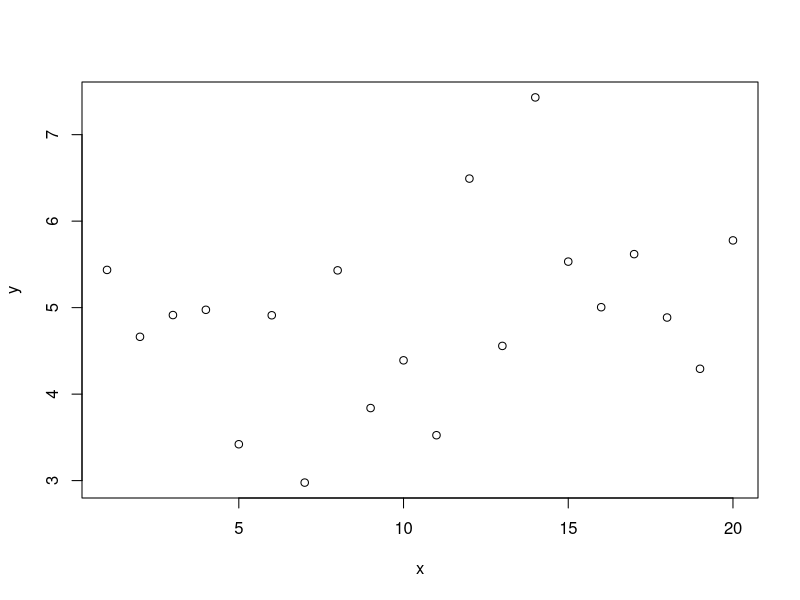

Generate this figure with R: (Note: this script raises an error after producing the figure.)
#Create data
x <- 1:20
y <- 5+rnorm(20)
df <- data.frame(x,y)

#Create plot
plot(x, y)

#Create data for spline. Default n = 3*length(x) .
fit <- loess(y ~ x, df)
pred <- predict(fit, df)

#Combine p
results <- cbind(df, pred)

#ggplot2 base plot
ggplot(data=results, mapping=aes(x=x, y=y)) +
  #observed dots
  geom_point(aes(y = y), color="red") +
  #loess line
  geom_line(aes(y = pred), color="black") +
  #scale coordination
  coord_cartesian(ylim=c(0:7))
  

